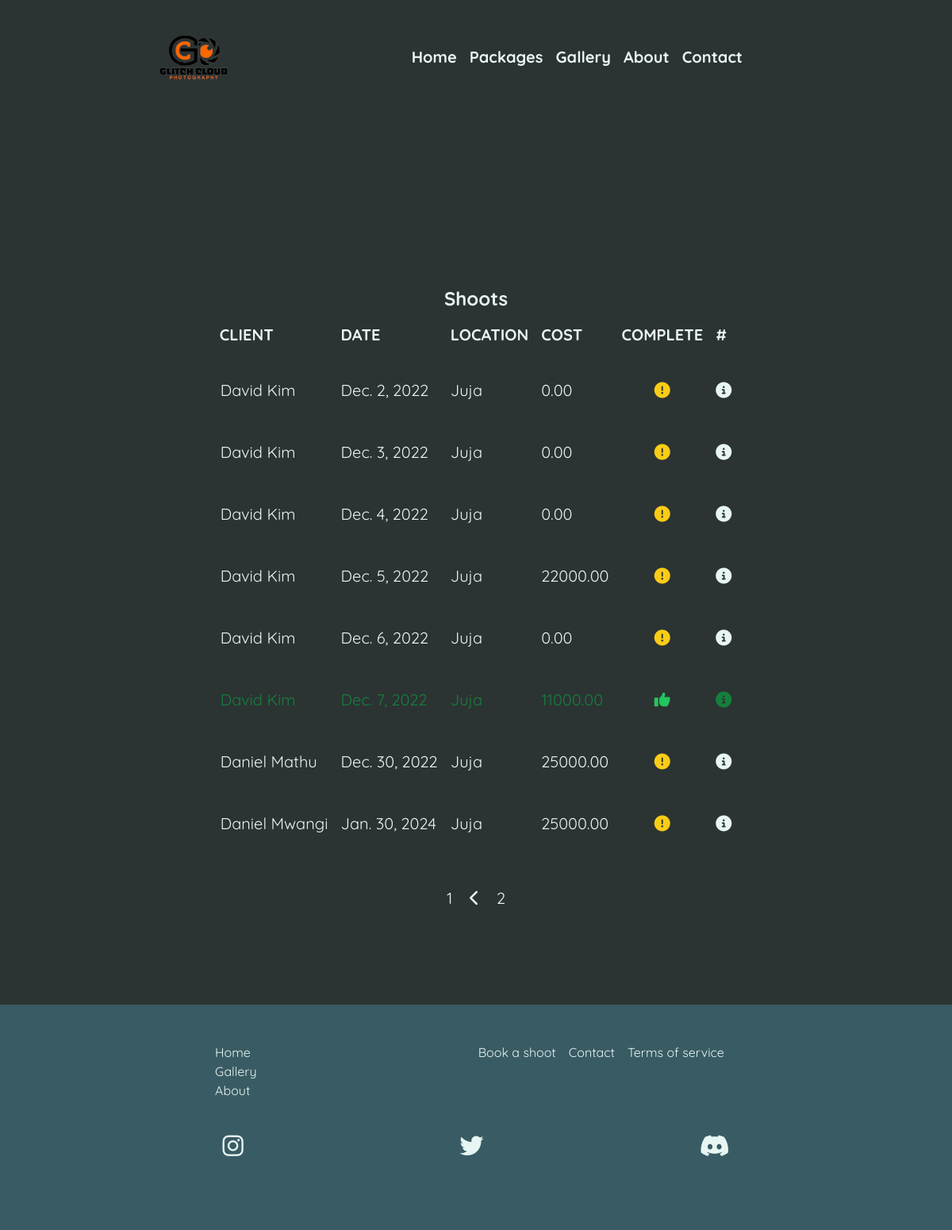
/dashboard/shoots?page=2 (signed in), run on an earlier commit of the app's database.
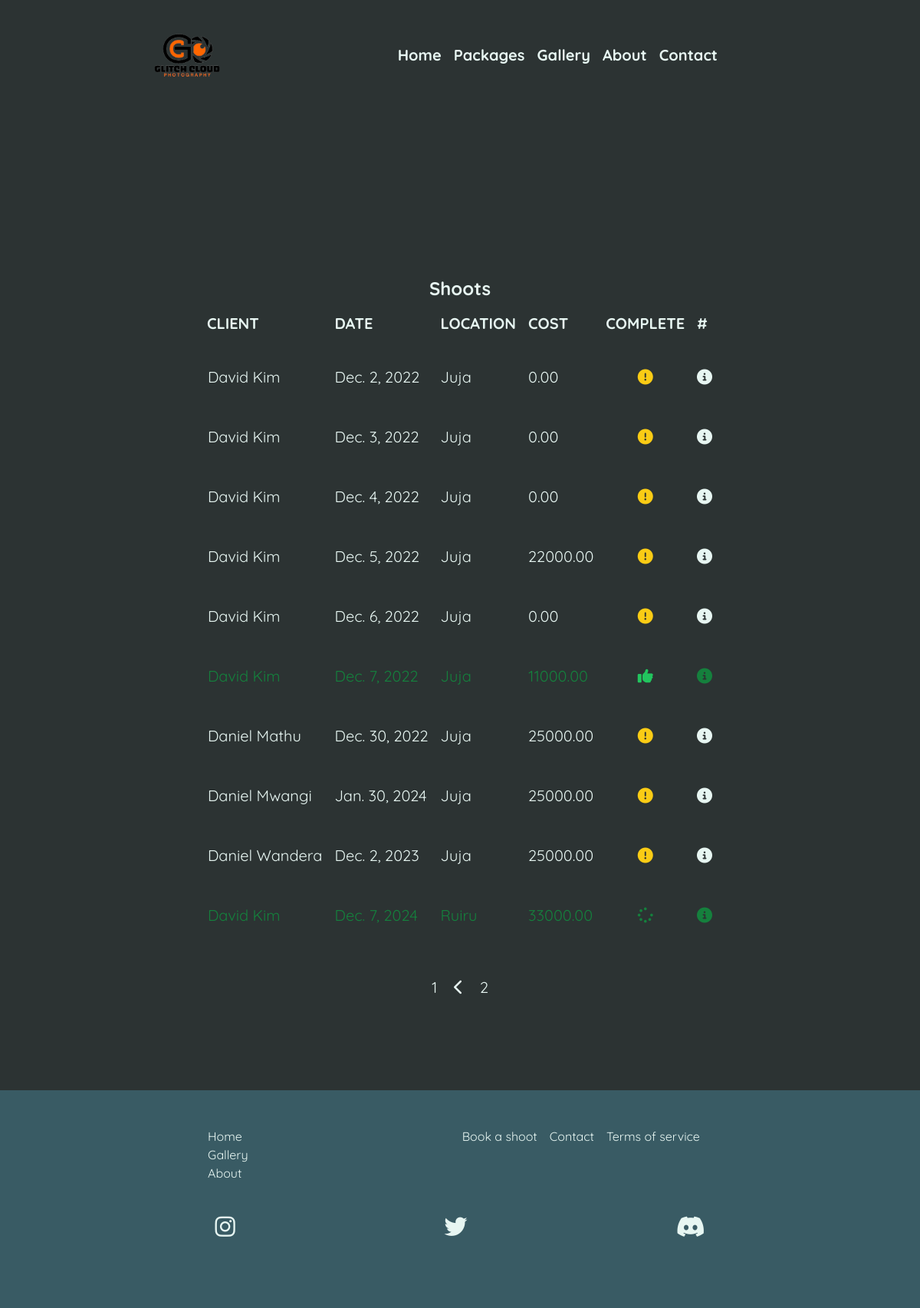
And on a later commit of the database.
### shop/models.py (models this page shows, shortened)
class Shoot(models.Model):
    package = models.ManyToManyField(Package)
    client = models.ForeignKey(Client, on_delete=models.SET_NULL, null=True)
    date = models.DateField()
    location = models.CharField(max_length=25)
    booked = models.BooleanField(default=False)
    cost = models.DecimalField(max_digits=7, decimal_places=2, default=0.00)
    complete = models.BooleanField(default=False)

class Client(models.Model):
    first_name = models.CharField(max_length=20)
    last_name = models.CharField(max_length=20)
    phone = models.CharField(max_length=12)
    email = models.EmailField()
    def __str__(self):
        return self.first_name + ' ' + self.last_name

### dashboard/views.py (the view)
# urls.py: path("shoots", ShootsList.as_view(), name="shoots-list"),
class ShootsList(LoginRequiredMixin, ListView):
    model = Shoot
    template_name: str = "shoots.html"
    context_object_name: str = "shoots"
    paginate_by: int = 10

### dashboard/templates/shoots.html
{% extends 'base.html' %}
{% block content %}
<section class="shoots min-h-screen">
    <div class="shoots text-xl flex flex-col items-center mt-10">
        <div class="flex justify-start">
            <h1 class="font-bold text-2xl">Shoots</h1>
        </div>
        <table class="table-auto">
            <thead class="uppercase text-left">
                <tr>
                    <th class="py-3 px-2 md:px-10">Client</th>
                    <th class="py-3 px-2 md:px-10">Date</th>
                    <th class="py-3 px-2 md:px-10">Location</th>
                    <th class="py-3 px-2 md:px-10">Cost</th>
                    <th class="py-3 px-2 md:px-10">Complete</th>
                    <th class="py-3 px-2 md:px-10">#</th>
                </tr>
            </thead>
            <tbody>
                {% for shoot in shoots %}
                <tr
                    class="border-2 border-backgroundPrimary {% if shoot.booked %} text-green-700 {% else %} text-textPrimary {% endif %}">
                    <td class="py-4 px-2 md:px-10 ">
                        {{shoot.client}}
                    </td>
                    <td class="py-4 px-2 md:px-10 ">
                        {{shoot.date}}
                    </td>
                    <td class="py-4 px-2 md:px-10 ">
                        {{shoot.location}}
                    </td>
                    <td class="py-4 px-2 md:px-10 ">
                        {{shoot.cost}}
                    </td>
                    <td class="py-4 px-2 md:px-10 text-center">
                        {% if shoot.complete %}
                        <i class="fa-solid fa-thumbs-up text-xl text-green-500"></i>
                        {% else %}
                        {% if shoot.booked %}
                        <i class="fa-solid fa-spinner text-xl animate-spin"></i>
                        {% else %}
                        <i class="fa-solid fa-circle-exclamation text-xl text-yellow-400"></i>
                        {% endif %}
                        {% endif %}
                    </td>
                    <td class="py-4 px-2 md:px-10 text-center">
                        <a href="/dashboard/shoot/{{shoot.id}}">
                            <i class="fa-solid fa-circle-info"></i>
                        </a>
                    </td>
                </tr>
                {% endfor %}
            </tbody>
        </table>
        {% include 'paginator.html' %}
    </div>
</section>
{% endblock %}

What changed in the data, as far as the page shows it:
added Shoot: client "Daniel Wandera", date "Dec. 2, 2023", location "Juja", cost "25000.00", complete False (drawn)
added Shoot: client "David Kim", date "Dec. 7, 2024", location "Ruiru", cost "33000.00", complete False (drawn), booked True (drawn)
